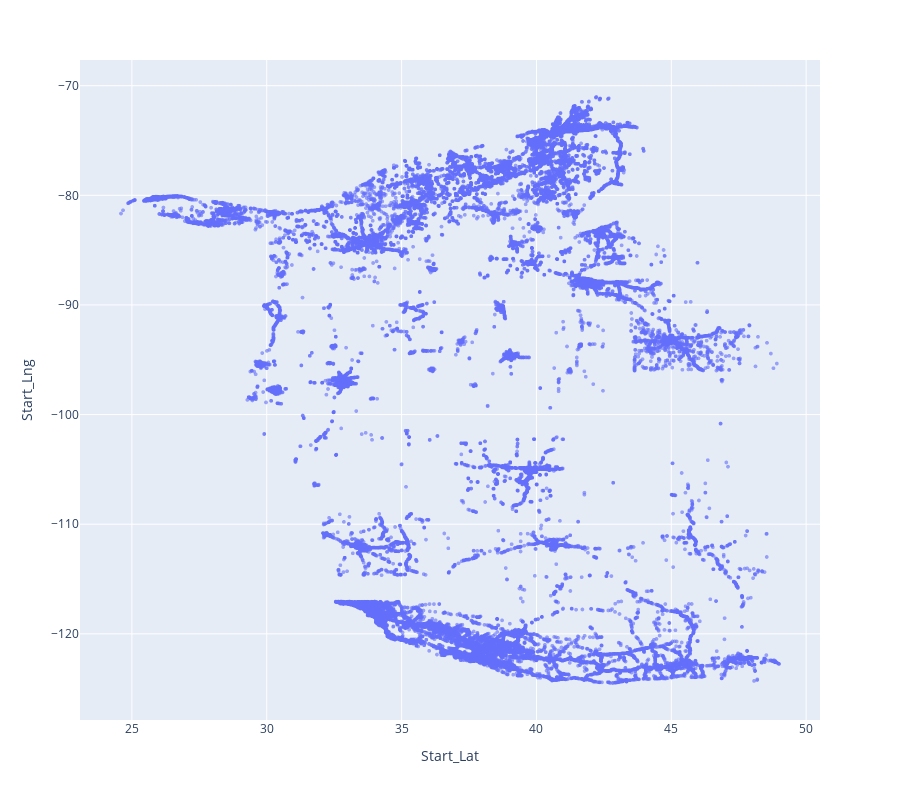

Notebook code cell kept with this figure:
### Code cell
fig = px.scatter(
    df_slice,
    x="Start_Lat",
    y="Start_Lng",
    labels={"Start_Lat": "Start Latitude", "Start_Lng": "Start Longitude"},
    height=800
)

fig.update_traces(marker=dict(size=4, opacity=0.6))
fig.update_layout(
    xaxis_title="Start_Lat",
    yaxis_title="Start_Lng"
)

fig.show()

### Figure 1 — Plotly figure (JSON) as saved in the notebook; plotly's stock layout.template omitted (floating-point values rounded to 4 significant figures; data arrays with more than 128 entries replaced by an {"elided": "..."} marker saying what was removed)
{"data": [{"hovertemplate": "Start Latitude=%{x}<br>Start Longitude=%{y}<extra></extra>", "legendgroup": "", "marker": {"color": "#636efa", "opacity": 0.6, "size": 4, "symbol": "circle"}, "mode": "markers", "name": "", "showlegend": false, "type": "scattergl", "x": {"elided": "100000 float values"}, "xaxis": "x", "y": {"elided": "100000 float values"}, "yaxis": "y"}], "layout": {"height": 800, "legend": {"tracegroupgap": 0}, "margin": {"t": 60}, "xaxis": {"anchor": "y", "domain": [0, 1], "title": {"text": "Start_Lat"}}, "yaxis": {"anchor": "x", "domain": [0, 1], "title": {"text": "Start_Lng"}}}}
